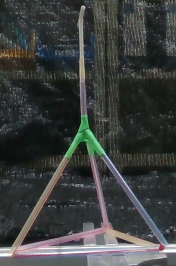
#> input picture intern_program/realsense/color_raw_1776416226.png, 176 x 266 px, given in place of the camera
$ python color_detect.py
#> lines starting #> are read from the running program, lines starting #| are printed output that depends on the picture; after the words box and inside, x2 and y2 are one past the last pixel; in counts of white or black regions, pixels touching at a corner belong together
import numpy as np
import cv2

webcam = cv2.VideoCapture(4)
webcam.set(cv2.CAP_PROP_FRAME_WIDTH, 1280)
webcam.set(cv2.CAP_PROP_FRAME_HEIGHT, 720)

backSub = cv2.createBackgroundSubtractorMOG2(history=500, varThreshold=50, detectShadows=False)

while True:
    success, imageFrame = webcam.read()
#> imageFrame is the input picture: shape (266, 176, 3); mean B, G, R 61.6, 62.9, 59.9
    if not success: break

    # 1. Get Movement Mask
    fg_mask = backSub.apply(imageFrame)
#> fg_mask: shape (266, 176); every value is 255

    # 2. Get Color Mask (Lowered thresholds to see the wire better)
    hsv = cv2.cvtColor(imageFrame, cv2.COLOR_BGR2HSV)
#> hsv: shape (266, 176, 3); mean H, S, V 77.5, 40.4, 66.4
    lower_red = np.array([0, 100, 50]) # Lower saturation to catch "still" red
    upper_red = np.array([10, 255, 255])
    mask1 = cv2.inRange(hsv, lower_red, upper_red)
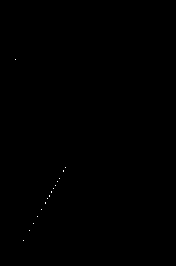
#> mask1: shape (266, 176); 0.04% white in thin lines or dots, all inside (x1, y1, x2, y2) = (15, 59, 66, 241)

    lower_red2 = np.array([160, 100, 50])
    upper_red2 = np.array([180, 255, 255])
    mask2 = cv2.inRange(hsv, lower_red2, upper_red2)
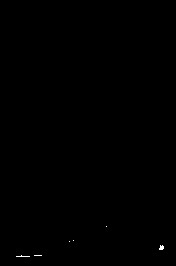
#> mask2: shape (266, 176); 0.1% white in thin lines or dots, all inside (x1, y1, x2, y2) = (16, 226, 164, 257)
    color_mask = cv2.bitwise_or(mask1, mask2)
#> color_mask: shape (266, 176); 0.14% white in thin lines or dots, all inside (x1, y1, x2, y2) = (15, 59, 164, 257)

    # 3. THE FIX: Combine them smartly
    # Use movement to clean noise, but prioritize color for the line
    # We use a smaller weight for fg_mask or skip bitwise_and if we want it always visible
    combined_mask = cv2.bitwise_and(color_mask, color_mask, mask=None)

    # Bridge the gaps with a TALL kernel
    kernel = np.ones((30, 5), np.uint8)
    final_mask = cv2.morphologyEx(color_mask, cv2.MORPH_CLOSE, kernel)
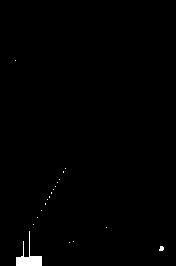
#> final_mask: shape (266, 176); 0.71% white; 19 white regions (17 under 20 px)

    # 4. Filter by Area to remove face/lips noise
    contours, _ = cv2.findContours(final_mask, cv2.RETR_EXTERNAL, cv2.CHAIN_APPROX_SIMPLE)
#> contours = 19 contours, 18 with area under 20; largest, box (x1, y1, x2, y2) and area: (16, 231, 42, 266) 216
    for cnt in contours:
        area = cv2.contourArea(cnt)
        if area > 100:
            x, y, w, h = cv2.boundingRect(cnt)
            # Only draw if it's "Line-shaped" (Tall or Wide)
            if h > w * 1.5 or w > h * 1.5:
                cv2.rectangle(imageFrame, (x, y), (x + w, y + h), (0, 255, 0), 2)
#> this loop made 19 passes
#> (area, x, y, w, h) on pass 4: (216.5, 16, 231, 26, 35)

    cv2.imshow("Detection + Segmentation", cv2.resize(imageFrame, (640, 480)))
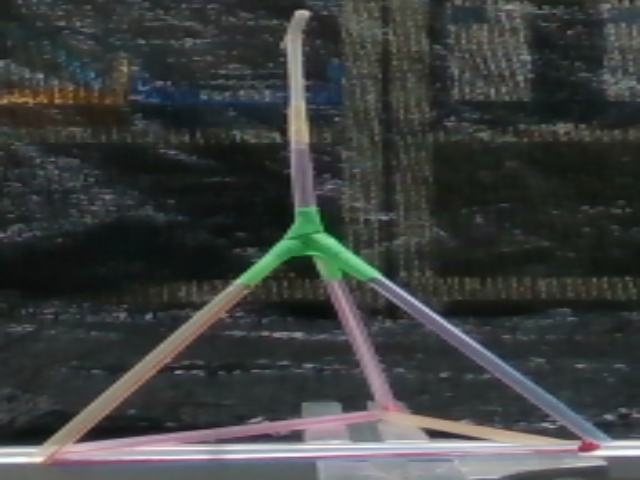
#> window 'Detection + Segmentation': shape (480, 640, 3); mean B, G, R 61.5, 62.8, 59.8
    cv2.imshow("Final Segmented Red Cable", cv2.resize(final_mask, (640, 480)))
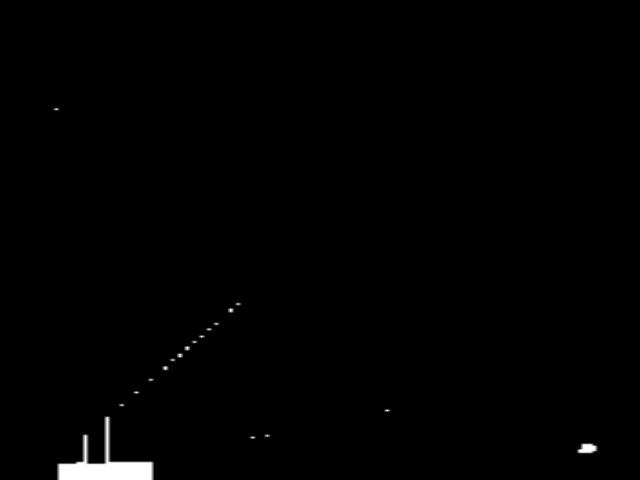
#> window 'Final Segmented Red Cable': shape (480, 640); min 0, max 255, mean 1.8

    if cv2.waitKey(10) & 0xFF == ord('q'): break
#> (key q is pressed here)

webcam.release()
cv2.destroyAllWindows()
